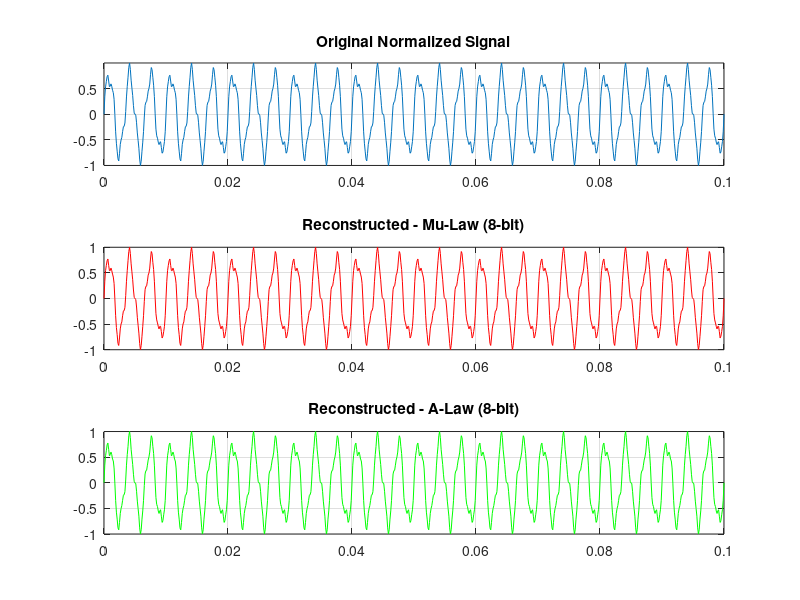
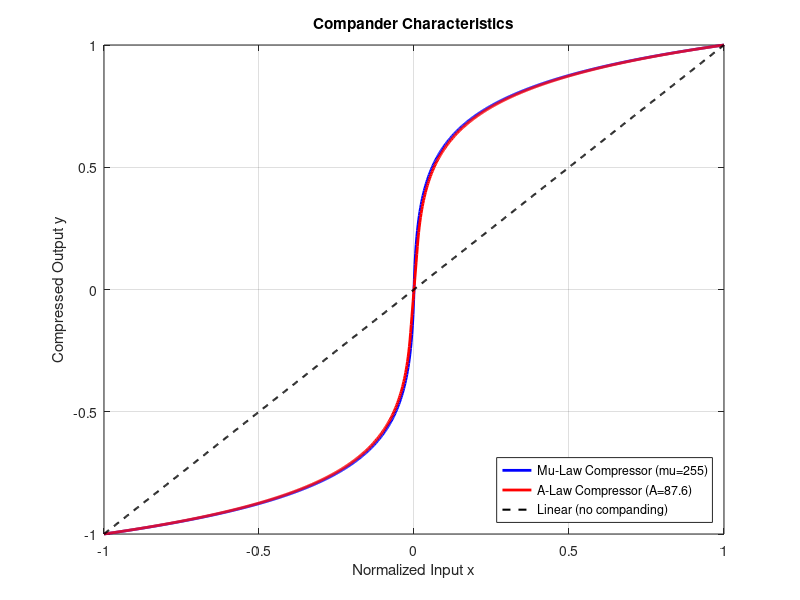

Recreate these plots in MATLAB, in order.
%% DIGITAL COMPANDING USING A-LAW AND MU-LAW
clear; close all; clc;

%% Generate test signal
fs = 8000;
t = (0:1/fs:0.1)';
x = 0.8*sin(2*pi*300*t) + 0.2*sin(2*pi*800*t) + 0.05*sin(2*pi*2000*t);
x = x / max(abs(x));

%% Parameters
mu = 255;
A  = 87.6;
nbits = 8;
L = 2^nbits;
delta = 2 / L;

%% Mu-Law Compression
y_mu_comp = sign(x) .* log(1 + mu * abs(x)) / log(1 + mu);

%% A-Law Compression
y_a_comp = zeros(size(x));
idx_small = abs(x) <= 1/A;
y_a_comp(idx_small) = sign(x(idx_small)) .* (A * abs(x(idx_small))) / (1 + log(A));
y_a_comp(~idx_small) = sign(x(~idx_small)) .* ...
                       (1 + log(A * abs(x(~idx_small)))) / (1 + log(A));

%% Uniform Quantization
y_mu_comp = max(min(y_mu_comp, 1), -1);
y_a_comp  = max(min(y_a_comp,  1), -1);
y_mu_quant = delta * round(y_mu_comp / delta);
y_a_quant  = delta * round(y_a_comp  / delta);

%% Expansion
x_mu_rec = sign(y_mu_quant) .* (((1 + mu).^abs(y_mu_quant) - 1) / mu);

x_a_rec = zeros(size(y_a_quant));
bound = 1 / (1 + log(A));
idx_small_a = abs(y_a_quant) <= bound;
x_a_rec(idx_small_a) = sign(y_a_quant(idx_small_a)) .* ...
                       (abs(y_a_quant(idx_small_a)) * (1 + log(A)) / A);
x_a_rec(~idx_small_a) = sign(y_a_quant(~idx_small_a)) .* ...
                        (exp(abs(y_a_quant(~idx_small_a)) * (1 + log(A)) - 1) / A);

%% Plots
figure(1);
subplot(3,1,1); plot(t, x); title('Original Normalized Signal'); grid on; axis tight;
subplot(3,1,2); plot(t, x_mu_rec, 'r'); title('Reconstructed - Mu-Law (8-bit)'); grid on; axis tight;
subplot(3,1,3); plot(t, x_a_rec, 'g'); title('Reconstructed - A-Law (8-bit)'); grid on; axis tight;

figure(2);
xx = linspace(-1,1,1000)';
y_mu_curve = sign(xx) .* log(1 + mu * abs(xx)) / log(1 + mu);
y_a_curve = zeros(size(xx));
idx = abs(xx) <= 1/A;
y_a_curve(idx) = sign(xx(idx)) .* (A * abs(xx(idx))) / (1 + log(A));
y_a_curve(~idx) = sign(xx(~idx)) .* (1 + log(A * abs(xx(~idx)))) / (1 + log(A));

plot(xx, y_mu_curve, 'b', 'LineWidth', 2); hold on;
plot(xx, y_a_curve, 'r', 'LineWidth', 2);
plot(xx, xx, 'k--', 'LineWidth', 1.5);
legend('Mu-Law Compressor (mu=255)', 'A-Law Compressor (A=87.6)', ...
       'Linear (no companding)', 'Location', 'southeast');
title('Compander Characteristics');
xlabel('Normalized Input x');
ylabel('Compressed Output y');
grid on; axis([-1 1 -1 1]);

%% Performance
mse_mu = mean((x - x_mu_rec).^2);
mse_a  = mean((x - x_a_rec).^2);
snr_mu = 10 * log10(var(x) / mse_mu);
snr_a  = 10 * log10(var(x) / mse_a);

fprintf('Mu-Law:  MSE = %.6f,  SNR = %.2f dB\n', mse_mu, snr_mu);
fprintf('A-Law :  MSE = %.6f,  SNR = %.2f dB\n', mse_a,  snr_a);
